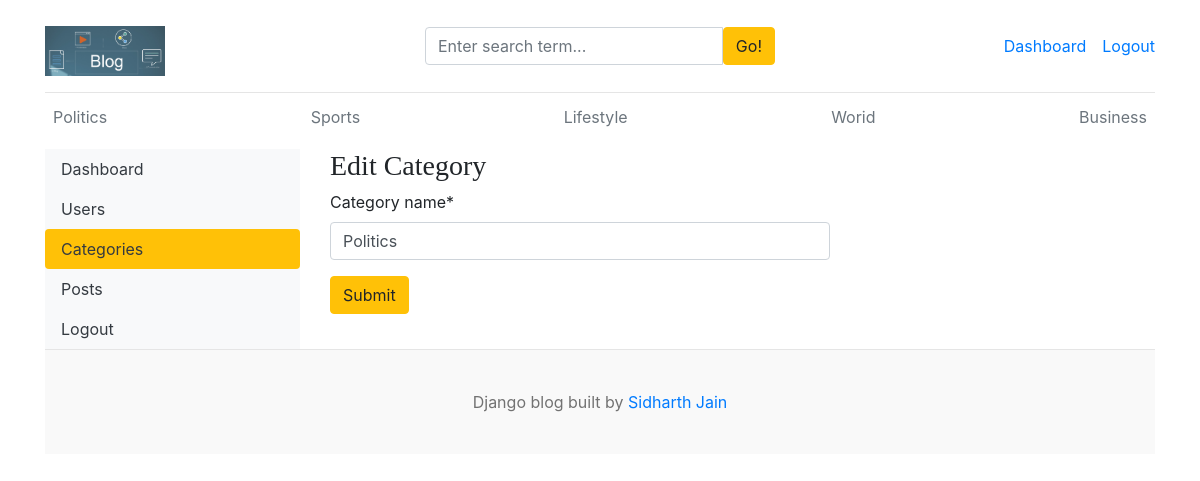
Screenshot of /dashboard/categories/editcategoriesOld/15 (signed in) with the database file from the repository.
### blog_app/models.py (models this page shows, shortened)
class Category(models.Model):
    category_name = models.CharField(max_length=50,unique=True) # unique = True - one category by one name only
    created_at = models.DateTimeField(auto_now_add=True)
    updated_at = models.DateTimeField(auto_now=True)
    class Meta:
        verbose_name_plural = 'categories'

### dashboards/views.py (the view)
# urls.py: path('categories/editcategoriesOld/<int:pk>',views.edit_category,name='edit_category'),
@login_required(login_url='login')
def edit_category(request,pk):
    category = get_object_or_404(Category,pk=pk)
    if request.method=='POST':
        form = CategoryForm(request.POST,instance=category)
        if form.is_valid():
            form.save()
            return redirect('categories')
    form = CategoryForm(instance=category)
    context = {
        'form':form,
        'category':category,
    }
    return render(request,'dashboard/edit_category.html',context)

### dashboards/forms.py
class CategoryForm(forms.ModelForm):
    class Meta:
        model = Category
        fields = '__all__'

### blog_app/context_processors.py (called while the page is built)
def get_categories(request):
    categories = Category.objects.all()
    return dict(categories = categories)

def get_social_links(request):
    social_links = SocialLink.objects.all()
    return dict(social_links=social_links)

### templates/dashboard/edit_category.html (shortened to what this page needs)
{% extends 'base.html' %}
{% block content %}
{% load crispy_forms_tags %}
<div class="row">
    {% include 'dashboard/sidebar.html' %}
        <div class="col-md-9">
            <h3>Edit Category</h3>
            <form action="{% url 'edit_category' category.pk %}" method="POST" style="width: 500px;">
                {{ form | crispy }}
                <button type="submit" class="btn btn-warning">Submit</button>
            </form>
            <br>
        </div>
    </div>
{% endblock %}

### templates/base.html (shortened to what this page needs)
{% load static %}
<!DOCTYPE html>
<html lang="en">
<head>
    <link href="https://getbootstrap.com/docs/4.0/dist/css/bootstrap.min.css" rel="stylesheet">
    <link href="{% static 'css/blog.css'%}" rel="stylesheet">
    <link rel="stylesheet" href="https://cdnjs.cloudflare.com/ajax/libs/font-awesome/4.7.0/css/font-awesome.min.css">
</head>
<body>
    <div class="container">
        <header class="blog-header py-3">
            <div class="row flex-nowrap justify-content-between align-items-center">
            <div class="col-4 pt-1">
                <a class="blog-header-logo text-dark" href="/"><img src="{% static 'images/blog.jpg' %}" style="height:50px; width:120px;" alt="blog_logo_image" srcset=""></a>
            </div>
            <div class="col-4">
                <form action="{% url 'search' %}" method="GET">
                    <div class="input-group">
                        <input class="form-control" type="text" name="keyword" value="{{keyword}}" placeholder="Enter search term..." aria-label="Enter search term..." aria-describedby="button-search" />
                        <button class="btn btn-warning" id="button-search" type="submit">Go!</button>
                    </div>
                </form>
            </div>
            <div class="col-4 d-flex justify-content-end align-items-center">
                {% if not user.is_authenticated %}
                <a class="btn btn-sm btn-warning" href="{% url 'login' %}">Login</a> &nbsp;
                <a class="btn btn-sm btn-outline-secondary" href="{% url 'register' %}">Register</a>
                {% else %}
                <span><a href="{% url 'dashboard' %}">Dashboard</a></span>
                <span><a href="{% url 'logout' %}">Logout</a></span>
                {% endif %}
            </div>
            </div>
        </header>
    <div class="nav-scroller py-1 mb-2">
        <nav class="nav d-flex justify-content-between">
        {% for cat in categories %}
            <a class="p-2 text-muted" href="{% url 'posts_by_category' cat.pk %}">{{cat.category_name}}</a>
        {% endfor %}
        </nav>
    </div>
{% block content %}
{% endblock %}
    <footer class="blog-footer">
        <p>Django blog built by <a href="#">Sidharth Jain</a></p>
    </footer>
    </body>
</html>

### blog_main/static/css/blog.css (style rules this page uses)
.blog-header { border-bottom: 1px solid #e5e5e5; }
.blog-header-logo { font-family: "Playfair Display", Georgia, "Times New Roman", serif; font-size: 2.25rem; }
h1, h2, h3, h4, h5, h6 { font-family: "Playfair Display", Georgia, "Times New Roman", serif; }
.blog-footer { padding: 2.5rem 0; color: #727272; text-align: center; background-color: #f9f9f9; border-top: .05rem solid #e5e5e5; }
.blog-footer p:last-child { margin-bottom: 0; }

### rows the page displays
Category: category_name "Politics"
Category: category_name "Sports"
Category: category_name "Lifestyle"
Category: category_name "Worid"
Category: category_name "Business"
